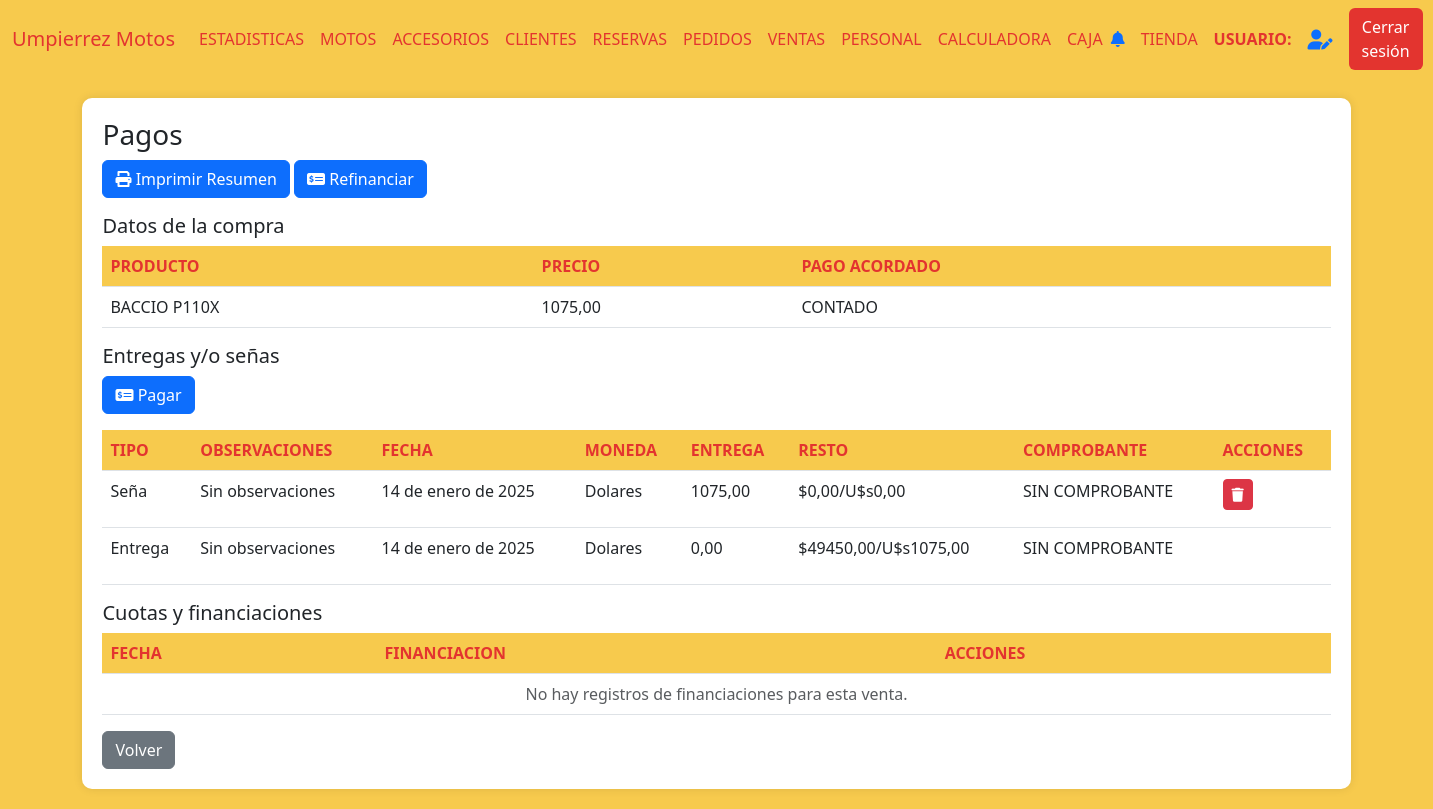
Page /detalles_cuotas/115 on the committed database.
### AppUM/models.py (models this page shows)
class Moto(models.Model):
    marca = models.CharField(max_length=20)
    modelo = models.CharField(max_length=20)
    anio = models.IntegerField()
    motor = models.IntegerField()
    estado = models.CharField(max_length=10)
    kilometros = models.IntegerField()
    precio = models.DecimalField(max_digits=10, decimal_places=2)
    color = models.CharField(max_length=20)
    num_motor = models.CharField(max_length=40, unique=True)
    num_chasis = models.CharField(max_length=40, unique=True)
    num_cilindros = models.IntegerField(default=1)
    cantidad_pasajeros = models.IntegerField(default=2)
    foto = models.ImageField(null=True, blank=True, upload_to="motos/fotos/")
    pertenece_tienda = models.BooleanField()
    pertenece_taller = models.BooleanField()
    identificacion_pdf = models.FileField(upload_to='motos/pdfs/', null=True, blank=True)
    observaciones = models.TextField(null=True, blank=True)
    fecha_ingreso = models.DateTimeField(auto_now_add=True)
    moneda_precio = models.CharField(max_length=10,default=True,null=True)
    tipo = models.CharField(max_length=20,blank=True)
    precio_final = models.DecimalField(max_digits=10, decimal_places=2,default=0)
    contiene_num_motor = models.BooleanField(default=1)
    contiene_num_chasis = models.BooleanField(default=1)

class ComprasVentas(models.Model):
    moto = models.ForeignKey(Moto, related_name='moto_cliente', on_delete=models.CASCADE)
    cliente = models.ForeignKey(Cliente, related_name='cliente_moto', on_delete=models.CASCADE)
    fecha_compra = models.DateField()
    fotocopia_libreta = models.ImageField(null=True, blank=True, upload_to="documentacion/libretas/")
    compra_venta = models.FileField(null=True, blank=True, upload_to="documentacion/compra_venta/")
    certificado_venta = models.FileField(null=True, blank=True, upload_to="documentacion/certificado_venta/")
    tipo = models.CharField(max_length=20)
    forma_de_pago = models.TextField(null=True, blank=True)
    facturas = models.FileField(null=True, blank=True, upload_to="documentacion/facturas_motos/")
    class Meta:
        pass

class CuotasMoto(models.Model):
    fecha_pago = models.DateField()
    fecha_prox_pago = models.DateField(null=True)
    moneda = models.CharField(max_length=10,default=True,null=True)
    valor_pago_pesos = models.DecimalField(max_digits=10, decimal_places=2,default=0)
    valor_pago_dolares = models.DecimalField(max_digits=10, decimal_places=2,default=0)
    cant_restante_pesos = models.DecimalField(max_digits=10, decimal_places=2,default=0)
    cant_restante_dolares = models.DecimalField(max_digits=10, decimal_places=2,default=0)
    precio_dolar = models.DecimalField(max_digits=10, decimal_places=2,default=0)
    venta = models.ForeignKey(ComprasVentas, related_name='cuotas_venta', on_delete=models.CASCADE)
    observaciones = models.TextField(null=True, blank=True)
    comprobante_pago = models.FileField(upload_to='documentacion/comprobantes/', null=True, blank=True)
    metodo_pago = models.CharField(max_length=20, blank=True,null=True)
    tipo_pago = models.CharField(max_length=20, blank=True)

### AppUM/views.py (the view)
# urls.py: path('detalles_cuotas/<int:id_cv>', views.detalles_cuotas,name="DetallesCuotas"),
def detalles_cuotas(req,id_cv):
    contexto = funcion_detalles_cuotas(req,id_cv,False,None)
    return render(req,"perfil_administrativo/ventas/detalles_cuotas.html",contexto)

### AppUM/context_processors.py (called while the page is built)
def cantidad_solicitudes_no_leidas(req):
    if req.user.is_authenticated:
        usuario = req.user
        usuario_actual = Personal.objects.filter(usuario=usuario.username).first()
        notificaciones = NotificacionPersonal.objects.filter(personal=usuario_actual,leido=0).count()
    else:
        notificaciones = 0
    return {'notificaciones': notificaciones}

### AppUM/templates/perfil_administrativo/ventas/detalles_cuotas.html (shortened to what this page needs)
{% extends "perfil_administrativo/padre_perfil_administrativo.html" %}
{% load static %}
{% block contenidoQueCambia %}
<link href="https://cdnjs.cloudflare.com/ajax/libs/font-awesome/6.0.0/css/all.min.css" rel="stylesheet">
<link href="https://cdn.jsdelivr.net/npm/bootstrap-icons@1.10.0/font/bootstrap-icons.css" rel="stylesheet">
<div class="table-container" id="inventarios">
    <h3>Pagos</h3>
    <a id="imprimir-resumen" class="btn btn-primary mb-3" onclick="prueba()" data-id-cv="{{ id_cv }}">
        <i class="fas fa-print"></i> Imprimir Resumen
    </a>
    <a href="#" class="btn btn-primary mb-3" onclick="mostrar_form_ref()">
        <i class="fas fa-money-check-alt"></i> Refinanciar
    </a>
    <h5>Datos de la compra</h5>
    <table class="table">
        <thead>
            <tr>
                <th>PRODUCTO</th>
                <th>PRECIO</th>
                <th>PAGO ACORDADO</th>
            </tr>
        </thead>
        <tbody>
            <td>{{ producto }}</td>
            <td>{{ precio_inicial }}</td>
            <td>
                {% if pago_acordado %}
                {{ pago_acordado }}
                {% else %}
                No se ha detallado una forma de pago
                {% endif %}
            </td>
        </tbody>
    </table>
    <h5>Entregas y/o señas</h5>
    <a href="#" class="btn btn-primary mb-3" onclick="mostrar_form_pagos_ini()">
        <i class="fas fa-money-check-alt"></i> Pagar
    </a>
    <table class="table">
        <thead>
            <tr>
                <th>TIPO</th>
                <th>OBSERVACIONES</th>
                <th>FECHA</th>
                <th>MONEDA</th>
                <th>ENTREGA</th>
                <th>RESTO</th>
                <th>COMPROBANTE</th>
                <th>ACCIONES</th>
            </tr>
        </thead>
        <tbody>
        {% if primeros_pagos %}
            {% for pagos in primeros_pagos %}
            <tr>
                <td>{{ pagos.primeros_pagos.tipo_pago }}</td>
                <td>{% if pagos.primeros_pagos.observaciones %}
                        {{ pagos.primeros_pagos.observaciones }}
                    {% else %}
                        Sin observaciones
                    {% endif %}
                </td>
                <td>{{ pagos.primeros_pagos.fecha_pago }}</td>
                <td>{{ pagos.primeros_pagos.moneda }}</td>
                <td>{% if pagos.primeros_pagos.moneda == "Pesos" %}
                        {{ pagos.primeros_pagos.valor_pago_pesos }}
                    {% else %}
                        {{ pagos.primeros_pagos.valor_pago_dolares }}
                    {% endif %}
                </td>
                <td>${{ pagos.primeros_pagos.cant_restante_pesos }}/U$s{{ pagos.primeros_pagos.cant_restante_dolares }}</td>
                <td>
                    {% if pagos.primeros_pagos.comprobante_pago %}
                    <a href="{{ pagos.primeros_pagos.comprobante_pago.url }}" target="_blank" class="btn btn-primary">
                        <i class="fas fa-file-alt"></i>
                    </a>
                    {% else %}
                        <p>SIN COMPROBANTE</p>
                    {% endif %}
                </td>
                <td>
                    {% if pagos.boton_ultimo_pago %}
                        <a href="{% url 'BajaPrimerosPagos' pagos.primeros_pagos.id %}"><button class="btn btn-sm btn-danger"><i class="fas fa-trash"></i></button></a>
                    {% endif %}
                </td>
            </tr>
            {% endfor %}
        {% else %}
            <tr>
                <td colspan="9" class="text-center text-muted">
                    No hay registros de entregas iniciales y/o señas para esta venta.
                </td>
            </tr>
        {% endif %}
        </tbody>
    </table>
    <h5>Cuotas y financiaciones</h5>
    <table class="table">
        <thead>
            <tr>
                <th>FECHA</th>
                <th>FINANCIACION</th>
                <th>ACCIONES</th>
            </tr>
        </thead>
        <tbody>
            {% if fin_actual %}
            <td>{{ fecha_financiacion }}</td>
            <td>{{ financiacion_info }}</td>
            <td>
                {% if mostrar_boton_borrar_financiacion %}
                    <a href="{% url 'BajaFinanciamiento' id_f id_cv %}"><button class="btn btn-sm btn-danger"><i class="fas fa-trash"></i></button></a>
                {% endif %}
            </td>
            {% else %}
            <tr>
                <td colspan="9" class="text-center text-muted">
                    No hay registros de financiaciones para esta venta.
                </td>
            </tr>
            {% endif %}
        </tbody>
    </table>
    <a href="{% url 'ClienteFicha' id_cliente %}" class="btn btn-secondary">Volver</a>
</div>
{% endblock %}

### AppUM/static/css/styles.css (style rules this page uses)
body { background-color: #f7ca4d; }
.table-container { background-color: #fff; border-radius: 10px; padding: 20px; box-shadow: 0px 0px 10px rgba(0, 0, 0, 0.1); margin: 20px auto; max-width: 90%; }
.table th { background-color: #f7ca4d; color: #e3342f; }

### rows in the picture
Moto: precio "1075,00"
ComprasVentas: forma_de_pago "CONTADO"
CuotasMoto: primeros_pagos.tipo_pago "Seña", observaciones "Sin observaciones", primeros_pagos.fecha_pago "14 de enero de 2025", primeros_pagos.moneda "Dolares", primeros_pagos.valor_pago_dolares "1075,00", primeros_pagos.cant_restante_pesos "0,00", primeros_pagos.cant_restante_dolares "0,00", comprobante_pago "SIN COMPROBANTE"
CuotasMoto: primeros_pagos.tipo_pago "Entrega", shows "Sin observaciones", primeros_pagos.fecha_pago "14 de enero de 2025", primeros_pagos.moneda "Dolares", primeros_pagos.valor_pago_dolares "0,00", primeros_pagos.cant_restante_pesos "49450,00", primeros_pagos.cant_restante_dolares "1075,00", comprobante_pago "SIN COMPROBANTE"

### other values in the picture
{{ producto }} "BACCIO P110X"
